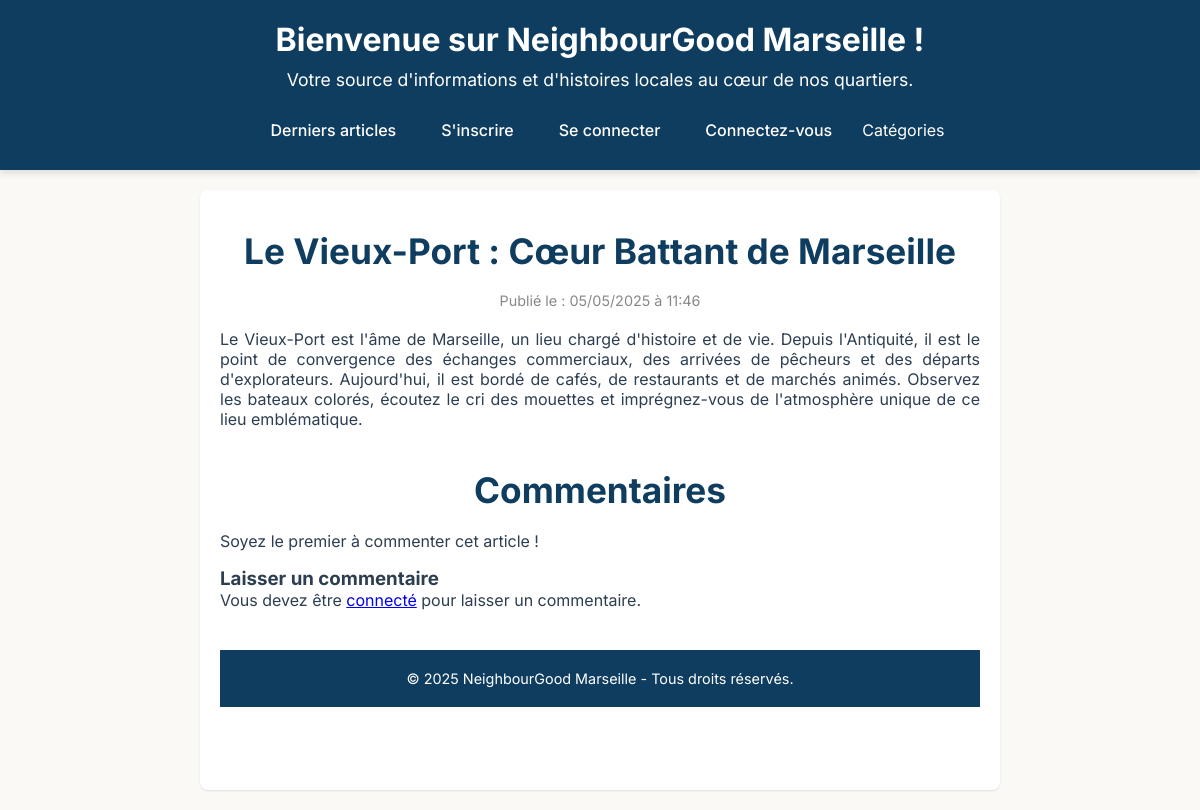
The app's page /ctrl/comment-add-display.php?article_id=360 with its own data.
### tables this page shows
CREATE TABLE article (
    id INT UNSIGNED AUTO_INCREMENT PRIMARY KEY
    ,title VARCHAR(255) NOT NULL COMMENT 'Titre'
    ,content TEXT NOT NULL COMMENT 'Contenu article'
    ,created_at TIMESTAMP DEFAULT CURRENT_TIMESTAMP
    ,published_at TIMESTAMP DEFAULT CURRENT_TIMESTAMP
    ,updated_at TIMESTAMP DEFAULT CURRENT_TIMESTAMP ON UPDATE CURRENT_TIMESTAMP
    ,account_id INT UNSIGNED NOT NULL COMMENT 'ID Auteur'
    ,category_id INT UNSIGNED DEFAULT NULL COMMENT 'ID Catégorie'
    ,is_published BOOLEAN DEFAULT FALSE
    ,FOREIGN KEY (account_id) REFERENCES account(id)
    ,FOREIGN KEY (category_id) REFERENCES category(id)
);

### ctrl/comment-add-display.php (called while the page is built, shortened)
<?php
require_once $_SERVER['DOCUMENT_ROOT'] . '/ctrl/_core/ctrl.php';
require_once $_SERVER['DOCUMENT_ROOT'] . '/model/lib/blog.php';
class CommentAddDisplay extends Ctrl
{
    public function getPageTitle(): ?string
    {
        return null ;
    }
    public function do(): void
    {
       $id = $_GET['article_id'];
       $article = LibBlog::getArticle($id);
    }
}
$ctrl = new CommentAddDisplay();
$ctrl->execute();

### model/lib/db.php (called while the page is built, shortened)
<?php
class Lib
{
    public static function connect(): PDO
    {
        $db = parse_ini_file($_SERVER['DOCUMENT_ROOT'] . '/cfg/db.ini');
        $dsn = 'mysql:host=' . $db['host'] . ';port=' . $db['port'] . ';dbname=' . $db['name'];
        $pdo = new PDO($dsn, $db['user'], $db['password']);
        return $pdo;
    }
}

### model/lib/blog.php (called while the page is built, shortened)
<?php
require_once $_SERVER['DOCUMENT_ROOT'] . '/model/lib/db.php';
class blog
{
    public static function getArticle($id): ?array
    {
        $query = 'SELECT article.id, article.title, article.content, article.created_at, article.published_at, article.updated_at, article.account_id, article.category_id, article.is_published';
        $query .= ' FROM article WHERE article.id=:id;';
        $statement = LibDb::connect()->prepare($query);
        $statement->bindParam(':id', $id);
        $statement->execute();
        $article = $statement->fetch(PDO::FETCH_ASSOC);
        return $article;
    }
}

### view/comment-add.php (the view)
<main class="container">
    <h2><?= ($args['article']['title'] ?? 'Article non trouvé') ?></h2>
    <p class="publish-date">Publié le : <?= isset($args['article']['published_at']) ? date('d/m/Y à H:i', strtotime($args['article']['published_at'])) : '' ?></p>
    <article class="article-full">
        <?= nl2br(($args['article']['content'] ?? 'Cet article n\'existe pas.')) ?>
    </article>
    <section class="comments-section">
        <h2>Commentaires</h2>
        <?php if (!empty($args['listComment'])): ?>
            <ul class="comments-list">
                <?php foreach ($args['listComment'] as $comment): ?>
                    <li class="comment-item">
                        <p class="comment-author">Par Utilisateur <?= ($comment['account_id']) ?> le <?= date('d/m/Y à H:i', strtotime($comment['created_at'])) ?></p>
                        <p><?= nl2br(($comment['content'])) ?></p>
                    </li>
                <?php endforeach; ?>
            </ul>
        <?php else: ?>
            <p>Soyez le premier à commenter cet article !</p>
        <?php endif; ?>
    </section>
    <h3>Laisser un commentaire</h3>
    <?php if (isset($_SESSION['user'])) : ?>
        <form action="/ctrl/comment-add.php" method="post">
            <textarea name="content" rows="5" placeholder="Votre commentaire..."></textarea><br>
            <input name="idArticle" type="hidden" value="<?= $args['article']['id'] ?>">
            <button type="submit">Poster le commentaire</button>
        </form>
    <?php else : ?>
        <p>Vous devez être <a href="/ctrl/login-display.php">connecté</a> pour laisser un commentaire.</p>
    <?php endif; ?>

### asset/css/style.css (style rules this page uses)
* { box-sizing: border-box; margin: 0; padding: 0; }
body { font-family: 'Inter', sans-serif; margin: 0; padding: 0; background-color: var(--color-background); color: var(--color-text); }

### asset/css/root.css (style rules this page uses)
:root { --color-primary: #0F3D5F; --color-secondary: #50A7D2; --color-secondary-second: #22D9EA; --color-accent: #D83931; --color-background: #FAF9F6; --color-text: #2C3E50; --shadow-sm: 0 1px 2px rgba(0, 0, 0, 0.1); --shadow-md: 0 4px 6px rgba(0, 0, 0, 0.1); --transition: all 0.3s ease; }

### asset/css/article-show.css (style rules this page uses)
.container { max-width: 800px; margin: 20px auto; padding: 20px; background-color: #fff; border-radius: 8px; box-shadow: var(--shadow-md); }
h2 { color: var(--color-primary); margin-bottom: 20px; margin-top: 20px; text-align: center; }
.publish-date { color: var(--color-secondary); font-size: 0.9em; margin-bottom: 10px; text-align: center; }
.article-full { margin-bottom: 30px; text-align: justify; }
.comments-section { margin-top: 40px; }
.comments-section p { margin-bottom: 1em; }

### asset/css/public.css (style rules this page uses)
main { padding: 20px; margin-top: 20px; min-height: calc(100vh - 200px); }
.publish-date { font-size: 0.9em; color: #888; margin-bottom: 10px; }

### asset/css/category.css (style rules this page uses)
main { padding: 20px; margin-top: 20px; min-height: calc(100vh - 200px); }
.publish-date { font-size: 0.9em; color: #888; margin-bottom: 10px; }
.container { max-width: 1000px; margin: 0 auto; padding: 20px; }
.container h2 { font-size: 2em; margin-bottom: 20px; color: var(--color-primary); text-align: center; }

### asset/css/container.css (style rules this page uses)
.container { max-width: 800px; margin: 20px auto; padding: 20px; background-color: #fff; border-radius: 8px; box-shadow: var(--shadow-sm); }
.container h2 { font-size: 2.2em; margin-bottom: 20px; color: var(--color-primary); }
.container .publish-date { font-size: 0.9em; color: #888; margin-bottom: 20px; display: block; }

### asset/css/profile.css (style rules this page uses)
.publish-date { font-size: 0.9em; color: #888; margin-bottom: 10px; }

### records on screen
article: title "Le Vieux-Port : Cœur Battant de Marseille", published_at "05/05/2025 à 11:46", content "Le Vieux-Port est l'âme de Marseille, un lieu chargé d'histoire et de vie. Depuis l'Antiquité, il est le point de convergence des échanges commerciaux, des arrivées de pêcheurs et des départs d'explorateurs. Aujourd'hui, il est bordé de cafés, de restaurants et de marchés animés. Observez les bateaux colorés, écoutez le cri des mouettes et imprégnez-vous de l'atmosphère unique de ce lieu emblématique."
